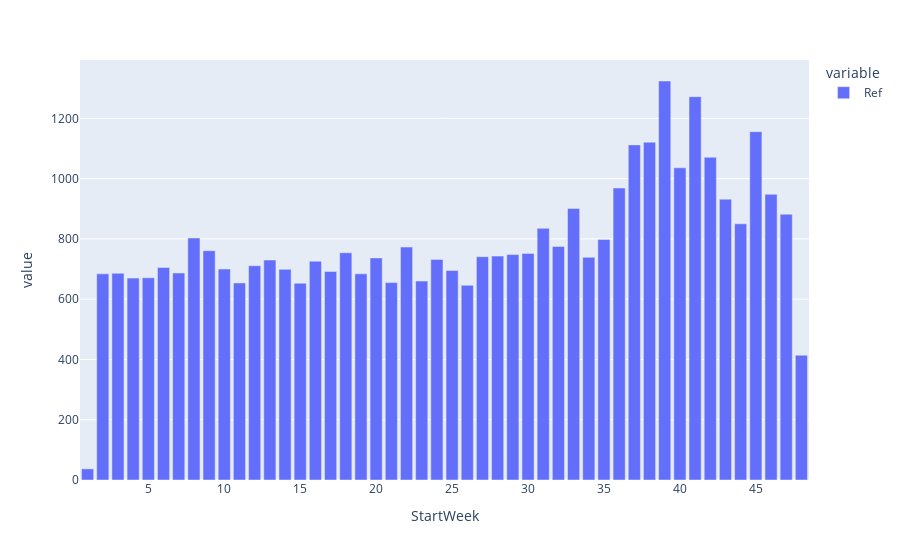

The cell this chart's notebook holds for it:
### Markdown cell above
## Display trend via Plotly Express Bar Chart

### Code cell
fig = px.bar(weeklypivot)
fig.show()

### Figure 1 — Plotly figure (JSON) as saved in the notebook; plotly's stock layout.template omitted (floating-point values rounded to 4 significant figures)
{"data": [{"alignmentgroup": "True", "hovertemplate": "variable=Ref<br>StartWeek=%{x}<br>value=%{y}<extra></extra>", "legendgroup": "Ref", "marker": {"color": "#636efa", "pattern": {"shape": ""}}, "name": "Ref", "offsetgroup": "Ref", "orientation": "v", "showlegend": true, "textposition": "auto", "type": "bar", "x": [1, 2, 3, 4, 5, 6, 7, 8, 9, 10, 11, 12, 13, 14, 15, 16, 17, 18, 19, 20, 21, 22, 23, 24, 25, 26, 27, 28, 29, 30, 31, 32, 33, 34, 35, 36, 37, 38, 39, 40, 41, 42, 43, 44, 45, 46, 47, 48], "xaxis": "x", "y": [37, 684, 686, 670, 671, 705, 687, 803, 761, 700, 654, 711, 730, 699, 653, 726, 692, 754, 684, 737, 655, 773, 660, 732, 695, 646, 741, 743, 748, 752, 835, 775, 901, 739, 798, 969, 1112, 1121, 1324, 1036, 1272, 1071, 932, 850, 1156, 948, 882, 414], "yaxis": "y"}], "layout": {"barmode": "relative", "legend": {"title": {"text": "variable"}, "tracegroupgap": 0}, "margin": {"t": 60}, "xaxis": {"anchor": "y", "domain": [0, 1], "title": {"text": "StartWeek"}}, "yaxis": {"anchor": "x", "domain": [0, 1], "title": {"text": "value"}}}}
